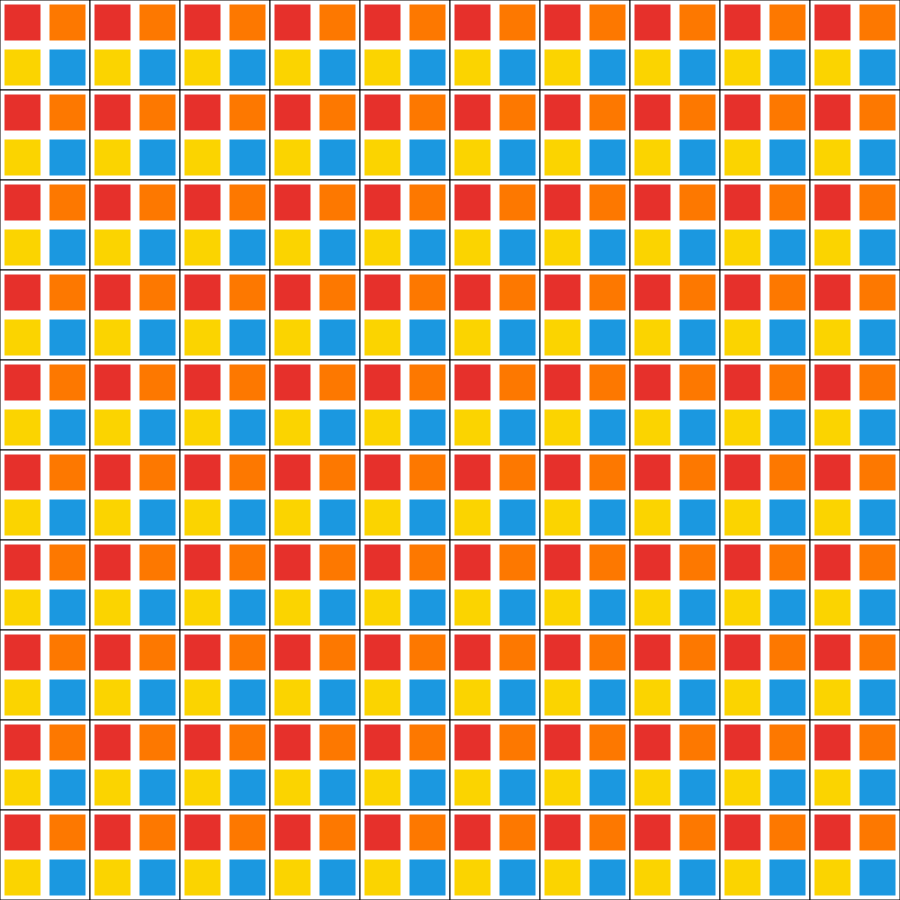
Frame 1 (no input)
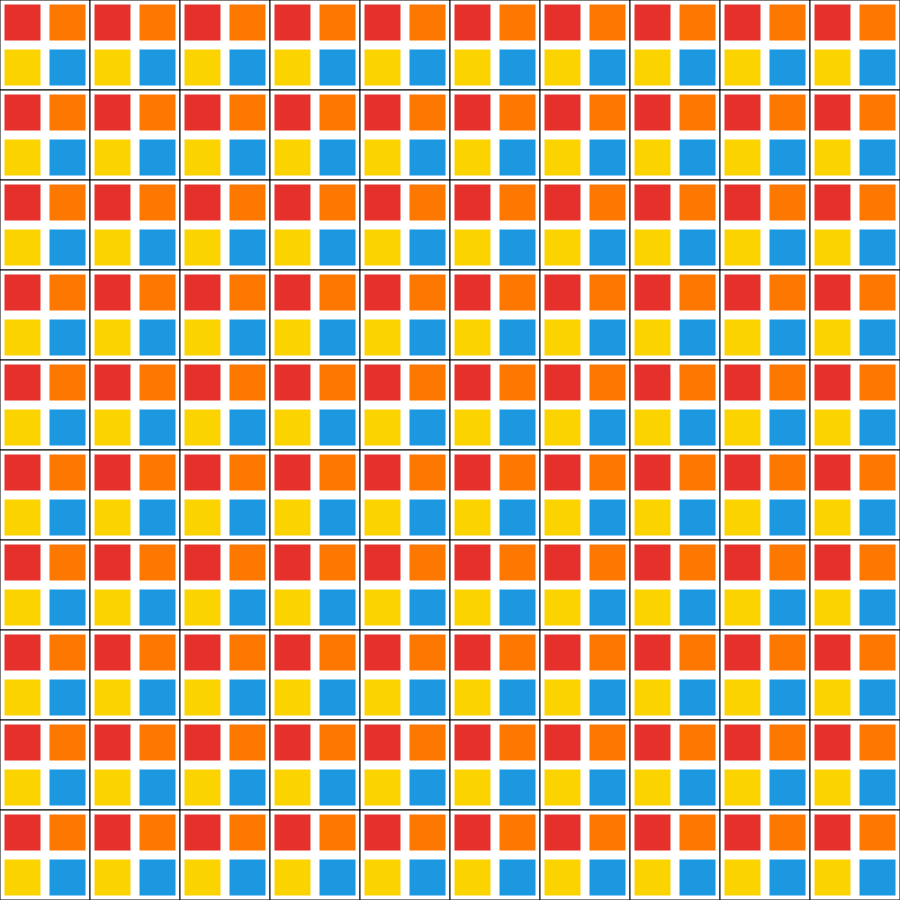
Frame 60 (no input)
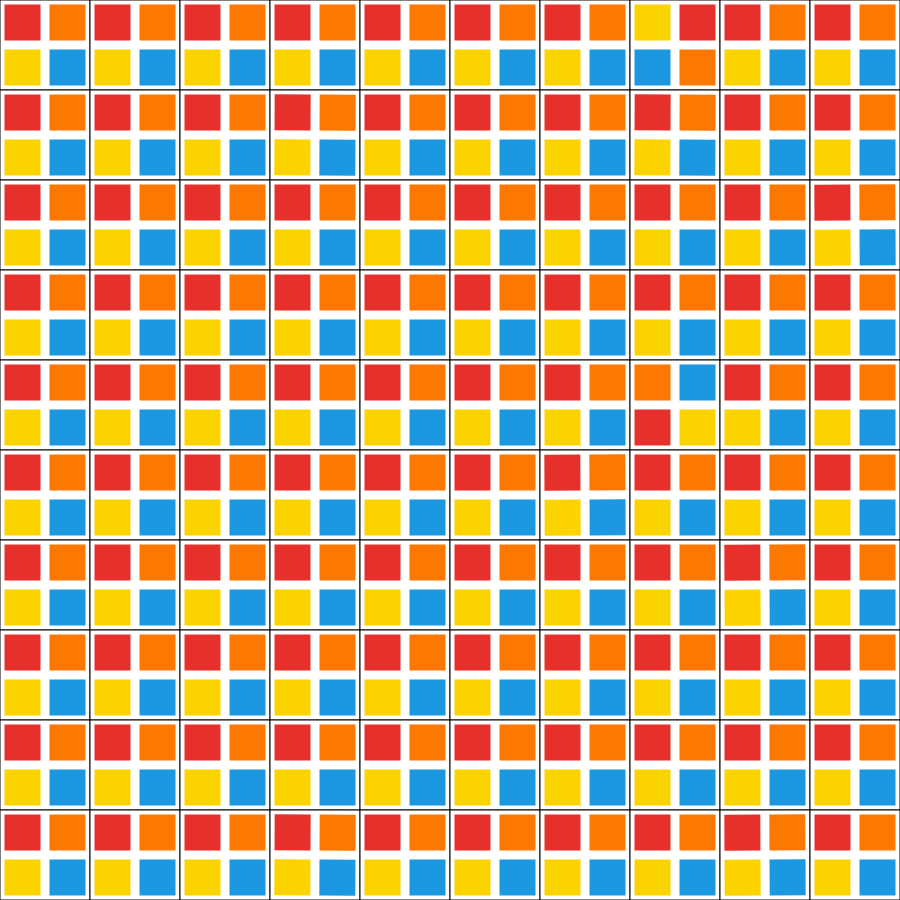
Frame 120 (the mouse pressed at the canvas centre since frame 60)

The p5.js sketch that drew these frames (run headless with seeded random() and noise() and a simulated clock; from frame 60 on, the mouse is pressed at the canvas centre):

// p5.js sketch
// ── sketch.js
let gridItems = [];
const colors = ['#e6302b', '#fd7800', '#fbd400', '#1b98e0'];
const gridSize = 10;
let rotationInterval = 1000; // Time between rotation checks in milliseconds

function setup() {
  createCanvas(900, 900);
  rectMode(CENTER);
  
  const cellSize = width / gridSize;
  
  // Create grid items
  for (let i = 0; i < gridSize; i++) {
    for (let j = 0; j < gridSize; j++) {
      let x = i * cellSize;
      let y = j * cellSize;
      gridItems.push(new GridItem(x, y, cellSize));
    }
  }
}

function draw() {
  background(50);
  
  // Update rotation interval based on keyboard input
  if (keyIsDown(UP_ARROW)) {
    rotationInterval = max(100, rotationInterval - 50); // Speed up, minimum 100ms
  }
  if (keyIsDown(DOWN_ARROW)) {
    rotationInterval = min(2000, rotationInterval + 50); // Slow down, maximum 2000ms
  }
  
  // Update and display all grid items
  gridItems.forEach(item => {
    item.update();
    item.display();
  });
}

class GridItem {
  constructor(x, y, size) {
    this.x = x;
    this.y = y;
    this.size = size;
    this.squareSize = this.size * 0.4; // 80% of quadrant size
    this.rotation = 0;
    this.targetRotation = 0;
    this.isRotating = false;
    this.rotationDirection = random() < 0.5 ? 1 : -1;
    this.rotationStartTime = 0;
    this.rotationDuration = 1000; // 1 second
    this.shouldRotate = false;
  }
  
  update() {
    // Check for rotation based on the interval
    if (frameCount % Math.floor(rotationInterval / (1000/60)) === 0) {
      this.shouldRotate = random() < 0.05; // 5% chance each interval
    }
    
    if (this.shouldRotate && !this.isRotating) {
      this.startRotation();
    }
    
    if (this.isRotating) {
      let elapsed = millis() - this.rotationStartTime;
      let progress = min(elapsed / this.rotationDuration, 1);
      
      // Ease the rotation
      let eased = this.easeInOutQuad(progress);
      this.rotation = lerp(this.rotation, this.targetRotation, eased);
      
      if (progress >= 1) {
        this.isRotating = false;
        this.rotation = this.targetRotation;
      }
    }
  }
  
  startRotation() {
    this.isRotating = true;
    this.rotationStartTime = millis();
    this.targetRotation += (PI/2) * this.rotationDirection;
  }
  
  easeInOutQuad(t) {
    return t < 0.5 ? 2 * t * t : 1 - pow(-2 * t + 2, 2) / 2;
  }
  
  display() {
    push();
    // Move to center of grid cell and create clipping region
    translate(this.x + this.size/2, this.y + this.size/2);
    beginShape();
    vertex(-this.size/2, -this.size/2);
    vertex(this.size/2, -this.size/2);
    vertex(this.size/2, this.size/2);
    vertex(-this.size/2, this.size/2);
    endShape(CLOSE);
    rotate(this.rotation);
    
    // Draw four squares
    noStroke();
    
    // Top-left
    fill(colors[0]);
    rect(-this.size/4, -this.size/4, this.squareSize, this.squareSize);
    
    // Top-right
    fill(colors[1]);
    rect(this.size/4, -this.size/4, this.squareSize, this.squareSize);
    
    // Bottom-left
    fill(colors[2]);
    rect(-this.size/4, this.size/4, this.squareSize, this.squareSize);
    
    // Bottom-right
    fill(colors[3]);
    rect(this.size/4, this.size/4, this.squareSize, this.squareSize);
    
    pop();
  }
}
